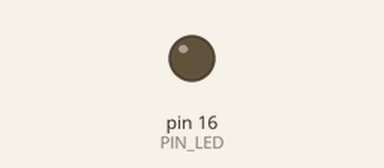
Bench run of a sketch on a simulated Arduino Uno, built with avr-gcc and run on an emulated ATmega328P. Shown: output pins drawn as LEDs (lit = HIGH).

Above: at 0.6 s.
At 2.5 s:
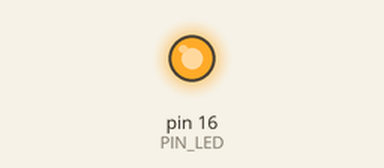
Timing chart, 0 to 6.6 s (numbered marks = the images above):
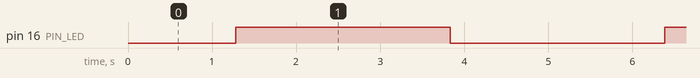

The sketch:

Project_05_Breathing_LED.ino
```cpp
//**********************************************************************************
/*
 * 名称   : Breathing_LED
 * 功能   : 使用PWM让led灯像呼吸一样忽明忽暗。
 * 作者   : http://www.keyes-robot.com/
*/
#define PIN_LED  16  // 定义LED的引脚为GPIO16.

void setup() {
  pinMode(PIN_LED,OUTPUT); // 设置LED引脚为输出模式.
}

void loop(){
  for (int value = 0 ; value < 255; value=value+1) {  //使灯光渐亮
    analogWrite(PIN_LED, value);
    delay(10);
  }
  for (int value = 255; value > 0; value=value-1) {  //使灯光渐暗
    analogWrite(PIN_LED, value);
    delay(10);
  }
}
//**********************************************************************************
```

Measured:
- by itself, pin 16 (PIN_LED): alternates HIGH for 2.6 s and LOW for 2.6 s
